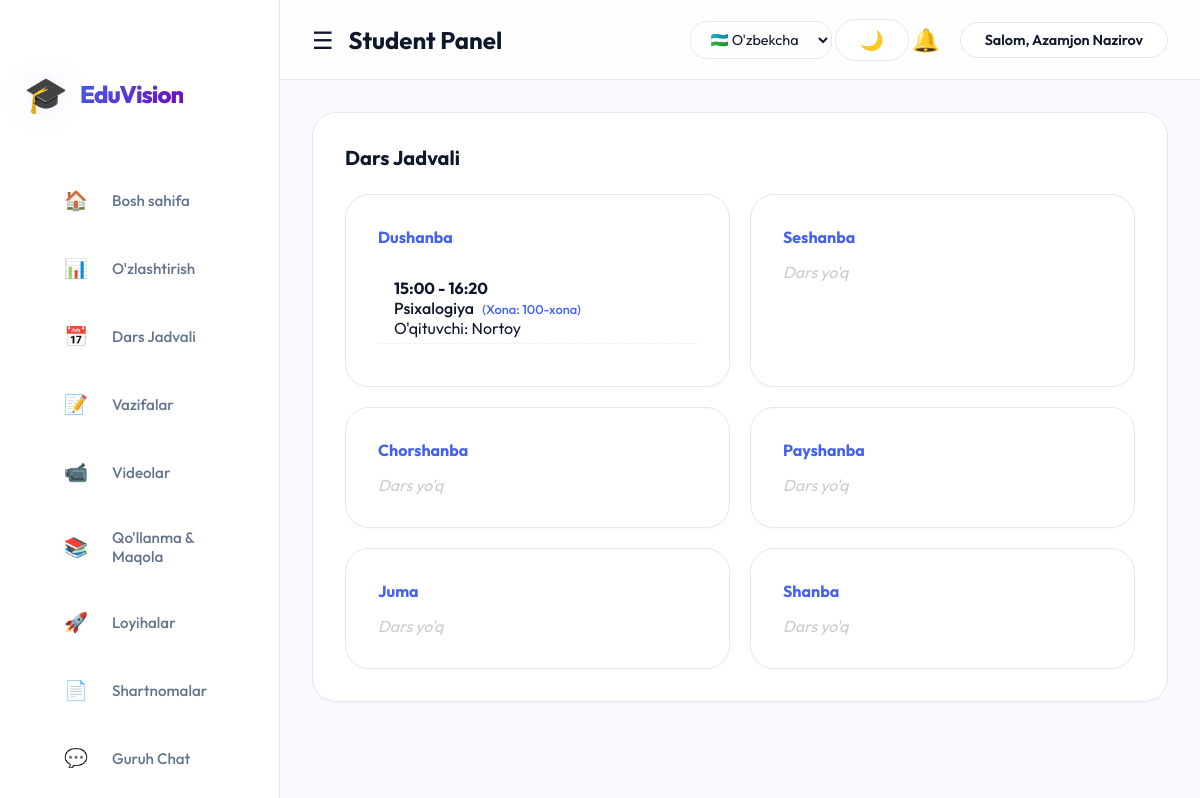
/user/schedule.php (signed in), run on the app's committed database.
### tables this page shows
CREATE TABLE `schedule` (
  `id` int(11) NOT NULL,
  `group_id` int(11) DEFAULT NULL,
  `day_of_week` varchar(20) NOT NULL,
  `start_time` time NOT NULL,
  `end_time` time NOT NULL,
  `subject_id` int(11) DEFAULT NULL,
  `teacher_id` int(11) DEFAULT NULL,
  `room` varchar(50) DEFAULT NULL
);

CREATE TABLE `subjects` (
  `id` int(11) NOT NULL,
  `name` varchar(100) NOT NULL
);

CREATE TABLE `users` (
  `id` int(11) NOT NULL,
  `name` varchar(100) NOT NULL,
  `email` varchar(100) NOT NULL,
  `password` varchar(255) NOT NULL,
  `role` enum('admin','student','teacher') NOT NULL,
  `created_at` timestamp NULL DEFAULT CURRENT_TIMESTAMP,
  `status` enum('active','pending') NOT NULL DEFAULT 'pending'
);

### user/schedule.php (the view, shortened to what this page needs)
<?php
require '../config/db.php';
$user_id = $_SESSION['user_id'];
$group_stmt = $pdo->prepare("SELECT group_id FROM user_groups WHERE user_id = ?");
$group_stmt->execute([$user_id]);
$user_group = $group_stmt->fetch();
$week_schedule = [];
$days = ['Monday', 'Tuesday', 'Wednesday', 'Thursday', 'Friday', 'Saturday'];
foreach ($days as $day) {
    $week_schedule[$day] = [];
}
if ($user_group) {
    $group_id = $user_group['group_id'];
    $sql = "
        SELECT sch.*, u.name as teacher_name, s.name as subject_name
        FROM schedule sch
        LEFT JOIN users u ON sch.teacher_id = u.id
        JOIN subjects s ON sch.subject_id = s.id
        WHERE sch.group_id = ?
        ORDER BY field(day_of_week, 'Monday', 'Tuesday', 'Wednesday', 'Thursday', 'Friday', 'Saturday'), start_time
    ";
    $stmt = $pdo->prepare($sql);
    $stmt->execute([$group_id]);
    $schedule_items = $stmt->fetchAll();
    foreach ($schedule_items as $item) {
        $week_schedule[$item['day_of_week']][] = $item;
    }
}
$day_names = [
    'Monday' => 'Dushanba', 'Tuesday' => 'Seshanba', 'Wednesday' => 'Chorshanba',
    'Thursday' => 'Payshanba', 'Friday' => 'Juma', 'Saturday' => 'Shanba'
];
?>
<!DOCTYPE html>
<html lang="uz">
<head>
    <link rel="stylesheet" href="../assets/css/style.css">
</head>
<body>
    <?php include 'sidebar.php'; ?>
    <div class="main-content">
        <div class="card">
            <h3>Dars Jadvali</h3>
            <?php if (!$user_group): ?>
                <div class="alert alert-danger">Siz hali hech qaysi guruhga biriktirilmagansiz.</div>
            <?php else: ?>
                <div style="display: grid; grid-template-columns: repeat(auto-fit, minmax(300px, 1fr)); gap: 20px;">
                    <?php foreach ($days as $day): ?>
                        <div class="stat-card" style="align-items: flex-start;">
                            <h4 style="color: var(--primary-color); font-weight: bold; margin-bottom: 15px;">
                                <?= $day_names[$day] ?>
                            </h4>
                            <?php if (empty($week_schedule[$day])): ?>
                                <p style="color: #ccc; font-style: italic;">Dars yo'q</p>
                            <?php else: ?>
                                <ul style="width: 100%;">
                                    <?php foreach ($week_schedule[$day] as $lesson): ?>
                                        <li style="display: block; margin-bottom: 10px; border-bottom: 1px dashed #eee; padding-bottom: 5px;">
                                            <div style="font-weight: bold;"><?= date('H:i', strtotime($lesson['start_time'])) ?> - <?= date('H:i', strtotime($lesson['end_time'])) ?></div>
                                            <div style="color: var(--text-dark); font-weight: 500;">
                                                <?= htmlspecialchars($lesson['subject_name']) ?>
                                                <?= isset($lesson['room']) && $lesson['room'] ? '<span style="color: var(--primary-color); font-size: 0.8rem; margin-left: 5px;">(Xona: '.htmlspecialchars($lesson['room']).')</span>' : '' ?>
                                            </div>
                                                O'qituvchi: <?= htmlspecialchars(isset($lesson['teacher_name']) ? $lesson['teacher_name'] : 'Tayinlanmagan') ?>
                                        </li>
                                    <?php endforeach; ?>
                                </ul>
                            <?php endif; ?>
                        </div>
                    <?php endforeach; ?>
                </div>
            <?php endif; ?>
        </div>
    </div>
</body>
</html>

### assets/css/style.css (style rules this page uses)
:root { --primary-color: #4361ee; --primary-hover: #3a56d4; --primary-soft: rgba(67, 97, 238, 0.1); --secondary-color: #f8faff; --sidebar-bg: #ffffff; --sidebar-text: #64748b; --sidebar-active: #4361ee; --sidebar-active-bg: rgba(67, 97, 238, 0.08); --text-dark: #0f172a; --text-light: #64748b; --danger: #ef4444; --success: #10b981; --warning: #f59e0b; --white: #ffffff; --border-color: #e2e8f0; --bg-card: #ffffff; --glass-bg: rgba(255, 255, 255, 0.7); --glass-border: rgba(255, 255, 255, 0.3); --shadow-sm: 0 2px 4px rgba(0, 0, 0, 0.02); --shadow-md: 0 10px 15px -3px rgba(0, 0, 0, 0.05); --shadow-lg: 0 20px 25px -5px rgba(0, 0, 0, 0.08); --shadow-premium: 0 20px 40px -10px rgba(67, 97, 238, 0.2); --radius-md: 16px; --radius-lg: 24px; --sidebar-width: 280px; --header-height: 80px; }
* { margin: 0; padding: 0; box-sizing: border-box; font-family: 'Outfit', sans-serif; }
body { background-color: var(--secondary-color); color: var(--text-dark); display: flex; min-height: 100vh; font-size: 16px; }
.main-content { margin-left: var(--sidebar-width); width: calc(100% - var(--sidebar-width)); padding: 2rem; margin-top: var(--header-height); }
.card { background: white; padding: 2rem; border-radius: var(--radius-lg); box-shadow: var(--shadow-sm); margin-bottom: 2rem; border: 1px solid #e2e8f0; transition: all 0.3s ease; }
.card h3 { margin-bottom: 1.5rem; font-weight: 700; color: var(--text-dark); font-size: 1.25rem; display: flex; align-items: center; justify-content: space-between; }
.card h4 { margin-bottom: 0.5rem; font-weight: 600; }
.stat-card { background: white; padding: 2rem; border-radius: var(--radius-lg); box-shadow: var(--shadow-sm); border: 1px solid #e2e8f0; transition: transform 0.3s ease; display: flex; flex-direction: column; }
.stat-card h4 { color: var(--text-light); font-size: 1rem; margin-bottom: 0.5rem; font-weight: 500; }
ul { list-style: none; }
li { padding: 1rem; border-bottom: 1px solid #e2e8f0; display: flex; justify-content: space-between; align-items: center; }
li:last-child { border-bottom: none; }

### data on the page
schedule: start_time "15:00", end_time "16:20", subject.name "Psixalogiya", room "100-xona", teacher.name "Nortoy"

### other printed values
$lang['system_title'] "EduVision"
$lang['home'] "Bosh sahifa"
$lang['tasks'] "Vazifalar"
$lang['videos'] "Videolar"
$lang['manuals'] "Qo'llanma & Maqola"
$lang['projects'] "Loyihalar"
$lang['contracts'] "Shartnomalar"
$lang['chat'] "Guruh Chat"
$lang['student_panel'] "Student Panel"
$lang['welcome'] "Salom"
$_SESSION['name'] "Azamjon Nazirov"
$day_names[$day] "Dushanba"
$day_names[$day] "Seshanba"
$day_names[$day] "Chorshanba"
$day_names[$day] "Payshanba"
